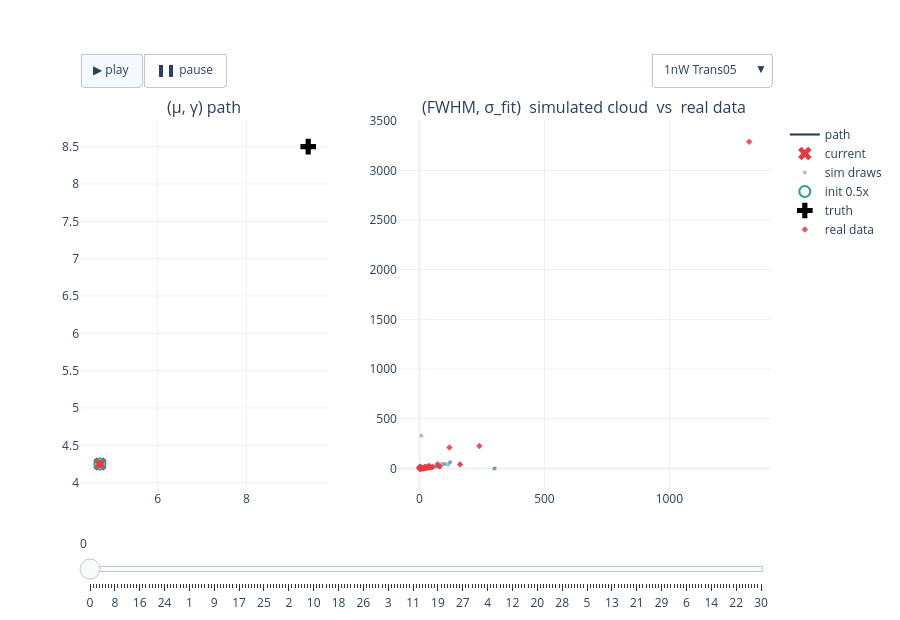

Write notebook code for a chart like this one.
### Code cell
# FIG 1a — 1nW interactive: path + cloud, experiment dropdown + play/slider   (22a verbatim)
fig_1nW = build_power_figure(RESULTS, '1nW')
if fig_1nW is not None:
    _h = os.path.join(REPO_ROOT, 'notebooks', '23_fisher_uncertainties', '23b-fig1a-1nW-paths-clouds.html')
    fig_1nW.write_html(_h, include_plotlyjs='cdn', config=CONFIG_PLOT)
    print('wrote', _h, f'({os.path.getsize(_h)/1e6:.1f} MB)')
    fig_1nW.show(config=CONFIG_PLOT)
